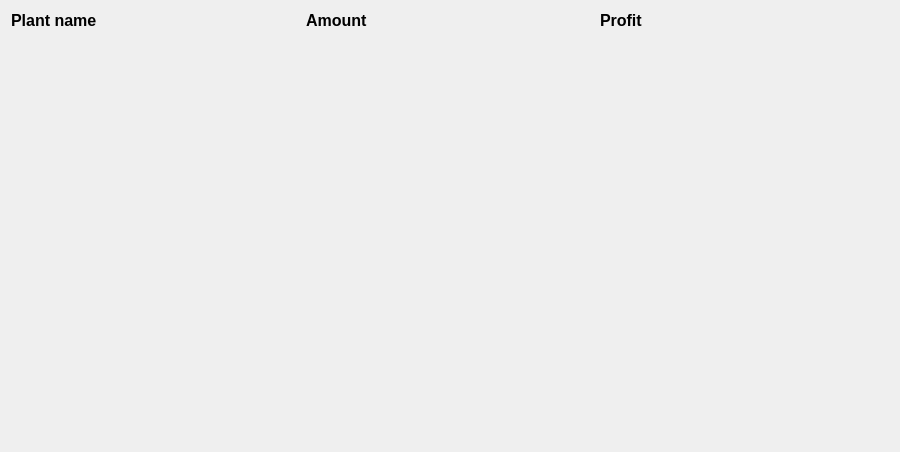
                            <widget class="QWidget" name="scrollAreaWidgetContents_2">
                             <property name="geometry">
                              <rect>
                               <x>0</x>
                               <y>0</y>
                               <width>900</width>
                               <height>452</height>
                              </rect>
                             </property>
                             <layout class="QVBoxLayout" name="verticalLayout_25">
                              <item>
                               <layout class="QGridLayout" name="info_gridLayout">
                                <item row="0" column="0">
                                 <widget class="QLabel" name="label_80">
                                  <property name="minimumSize">
                                   <size>
                                    <width>95</width>
                                    <height>0</height>
                                   </size>
                                  </property>
                                  <property name="font">
                                   <font>
                                    <pointsize>12</pointsize>
                                    <weight>75</weight>
                                    <bold>true</bold>
                                   </font>
                                  </property>
                                  <property name="statusTip">
                                   <string>The name of the plant for this bid</string>
                                  </property>
                                  <property name="text">
                                   <string>Plant name</string>
                                  </property>
                                 </widget>
                                </item>
                                <item row="0" column="2">
                                 <widget class="QLabel" name="label_82">
                                  <property name="minimumSize">
                                   <size>
                                    <width>50</width>
                                    <height>0</height>
                                   </size>
                                  </property>
                                  <property name="font">
                                   <font>
                                    <pointsize>12</pointsize>
                                    <weight>75</weight>
                                    <bold>true</bold>
                                   </font>
                                  </property>
                                  <property name="toolTip">
                                   <string>The profits made by this bid</string>
                                  </property>
                                  <property name="text">
                                   <string>Profit</string>
                                  </property>
                                 </widget>
                                </item>
                                <item row="0" column="1">
                                 <widget class="QLabel" name="label_81">
                                  <property name="minimumSize">
                                   <size>
                                    <width>70</width>
                                    <height>0</height>
                                   </size>
                                  </property>
                                  <property name="font">
                                   <font>
                                    <pointsize>12</pointsize>
                                    <weight>75</weight>
                                    <bold>true</bold>
                                   </font>
                                  </property>
                                  <property name="toolTip">
                                   <string>The capacity accepted and offered for this bid</string>
                                  </property>
                                  <property name="text">
                                   <string>Amount</string>
                                  </property>
                                 </widget>
                                </item>
                               </layout>
                              </item>
                              <item>
                               <layout class="QVBoxLayout" name="info_verticalLayout_emptyList"/>
                              </item>
                              <item>
                               <spacer name="verticalSpacer_10">
                                <property name="orientation">
                                 <enum>Qt::Vertical</enum>
                                </property>
                                <property name="sizeHint" stdset="0">
                                 <size>
                                  <width>20</width>
                                  <height>40</height>
                                 </size>
                                </property>
                               </spacer>
                              </item>
                             </layout>
                            </widget>
